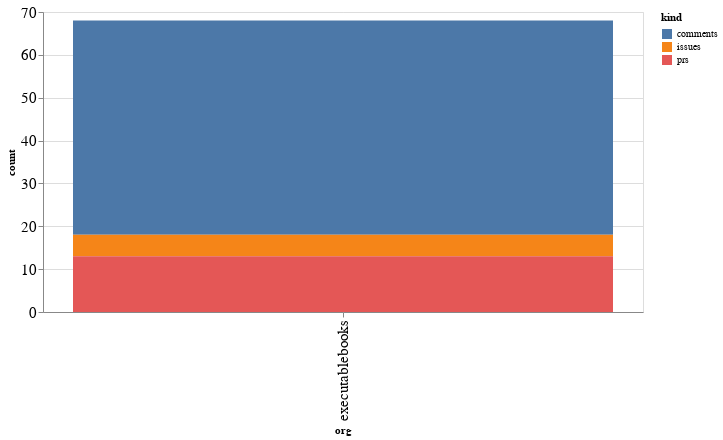

Notebook source saved alongside this figure:
### Code cell
alt.Chart(org_summaries, width=600).mark_bar().encode(
    x='org',
    y='count',
    color='kind',
    tooltip="org"
)

### Figure 1 — Vega-Lite specification as saved in the notebook (floating-point values rounded to 4 significant figures)
{"config": {"axisLeft": {"labelFontSize": 15}, "axisBottom": {"labelFontSize": 15}}, "data": {"name": "data-a35d154ef90dcba9abab9d7d0a39ccda"}, "mark": "bar", "encoding": {"color": {"type": "nominal", "field": "kind"}, "tooltip": {"type": "nominal", "field": "org"}, "x": {"type": "nominal", "field": "org"}, "y": {"type": "quantitative", "field": "count"}}, "width": 600, "$schema": "https://vega.github.io/schema/vega-lite/v4.8.1.json", "datasets": {"data-a35d154ef90dcba9abab9d7d0a39ccda": [{"org": "executablebooks", "kind": "comments", "count": 50}, {"org": "executablebooks", "kind": "issues", "count": 5}, {"org": "executablebooks", "kind": "prs", "count": 13}]}}
